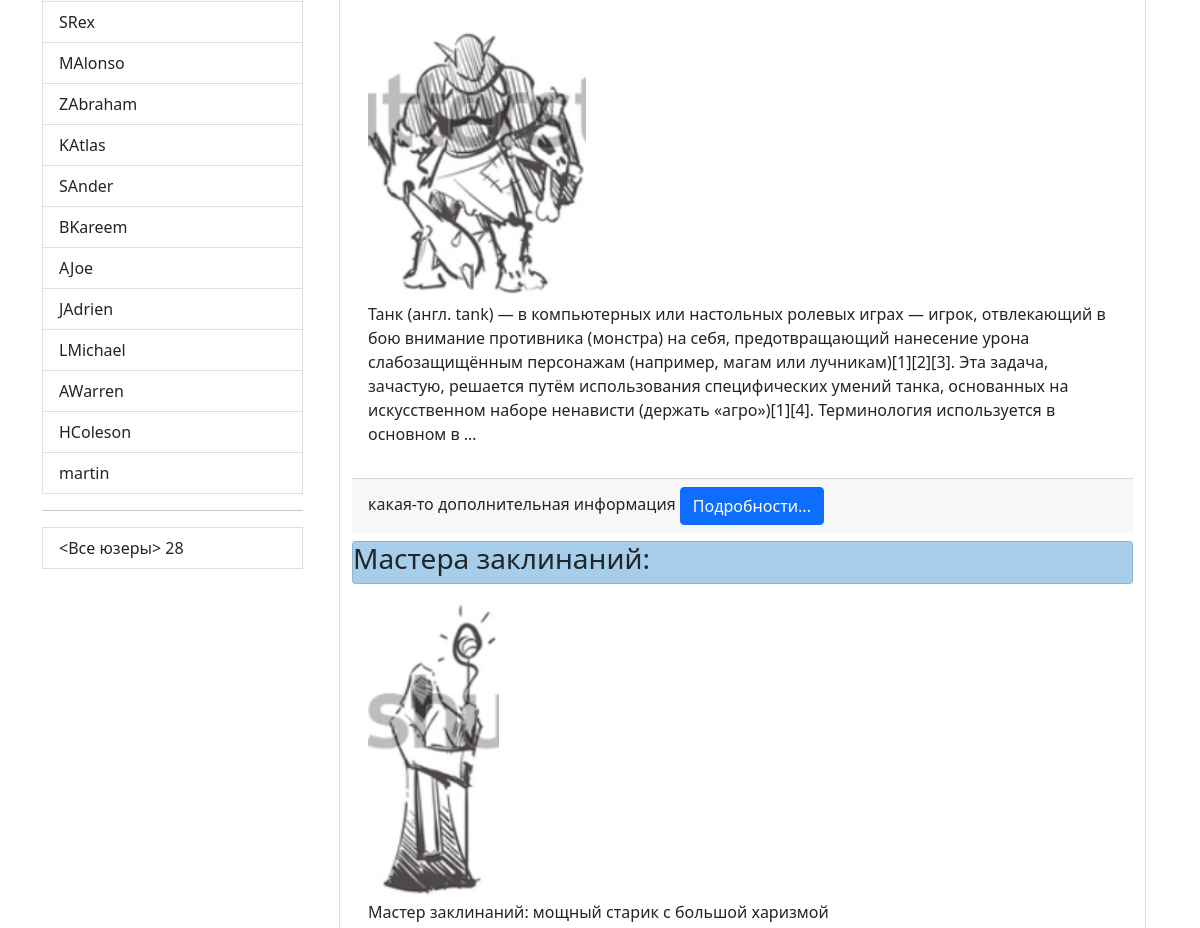
The app's page /guilds (middle part), older data.
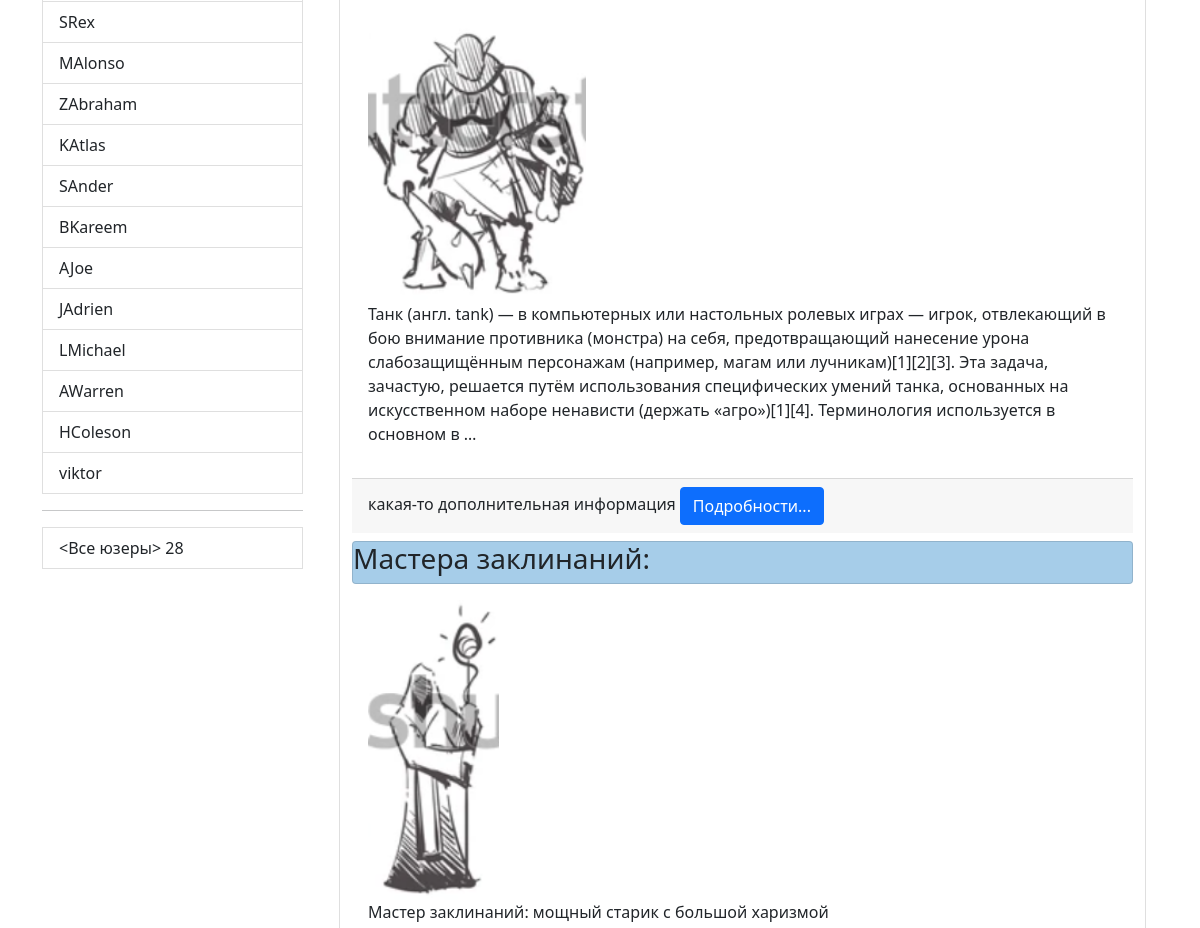
The same page, newer data.
### users/models.py (models this page shows)
class User(AbstractUser):
    guild = models.ForeignKey(
        to=Guild,
        null=True,
        blank=True,
        on_delete=models.PROTECT)
    def __str__(self):
        return self.username
    def get_absolute_url(self):
        return reverse_lazy('ads:user_profile', kwargs={'pk': self.pk})

### ads/models.py (models this page shows)
class Guild(m.Model):
    name = m.CharField(max_length=25,
                       unique=True,
                       blank=False,
                       null=False,
                       verbose_name="Наименование")
    description = m.TextField(verbose_name="Описание")
    image = m.ImageField(
        upload_to='pics/guilds',
        null=True,
        blank=True)
    def __str__(self):
        return self.name
    def get_absolute_url(self):
        return reverse_lazy('ads:guild_detail', kwargs={'pk': self.pk})
    class Meta:
        ordering = ['-name']
        verbose_name = "Гильдия"
        verbose_name_plural = 'Гильдии'

### ads/views.py (the view)
# urls.py: path('guilds', av.GuildsListView.as_view(), name='guilds_list'),
class GuildsListView(ListView):
    model = ads.Guild
    context_object_name = 'guilds_list'

### ads/templatetags/ads_tags.py (called while the page is built)
@register.simple_tag
def get_guilds_list():
    return Guild.objects.annotate(cnt=Count('user'))

@register.simple_tag
def get_users_list():
    return User.objects.all()

### ads/templates/ads/guild_list.html
{% extends 'Witebord/base.html' %}
{% block content %}
<div class="container mt-10">
    <div class="row mt-4">
        <div class="card mb-3 mt-10" style="width: 80rem;">
            {% for guild in guilds_list %}
                <div class="card header mt-2" style="background-color: #a6cde9;">
                    <h3>{{ guild  }}:</h3>
                </div>
                <div class="card-body">
                        {% if guild.image %}
                            <img src="{{ guild.image.url }}" alt="Какая-то картинка" class="float-left" height="300">
                        {% else %}
                            <img src="https://randompicturegenerator.com/img/national-park-generator/g51b6ed108bf0bcfbce1555d91a34261220668f81518f4d2aad7e4626ac37926cf0462b3528692ef5e1b04243b6e7b5fe_640.jpg" height="300" alt="Какая-то картинка">
                        {% endif %}
                            <p>{{ guild.description|truncatewords:50}}</p>
                </div>
                <div class="card-footer">
                    какая-то дополнительная информация
                    <a href="{{ guild.get_absolute_url }}" class="btn btn-primary">Подробности...</a>
                </div>
            {% endfor %}
        </div>
    </div>
</div>
{% endblock content %}

### templates/Witebord/base.html (shortened to what this page needs)
<!DOCTYPE html>
<html>
<head>
    <link href="https://cdn.jsdelivr.net/npm/bootstrap@5.0.2/dist/css/bootstrap.min.css" rel="stylesheet">
</head>
<body>
    {% block body %}
    <div class="container">
        <div class="row mt-2">
            <div class="col-lg-3">
                {% include 'inc/_sidebar.html' %}
            </div>
            <div class="col-lg-9 text-start">
                {% block content %}
                {% endblock content %}
            </div>
            {% endblock body %}
        </div>
    </div>
</body>
</html>

### templates/inc/_sidebar.html (shortened to what this page needs)
{% load ads_tags %}
        {% get_users_list as users %}
<div class="list-group">
    <div class="col-lt-1">
        {% for usr in users %}
        <a href="{{ usr.get_absolute_url }}" class="list-group-item list-group-item-action" aria-current="true">
        {{ usr|default:'anonymous' }}
        </a>
        {% endfor %}
        <hr>
        <a href="#" class="list-group-item list-group-item-action" aria-current="true">
            <Все юзеры> <span class="'badge rounded-pill text-bg-primary"> {{ users.count }}</span>
        </a>
    </div>
</div>

Row changes from the older to the newer data that the page shows:
removed User: username "martin"
added User: username "viktor"
